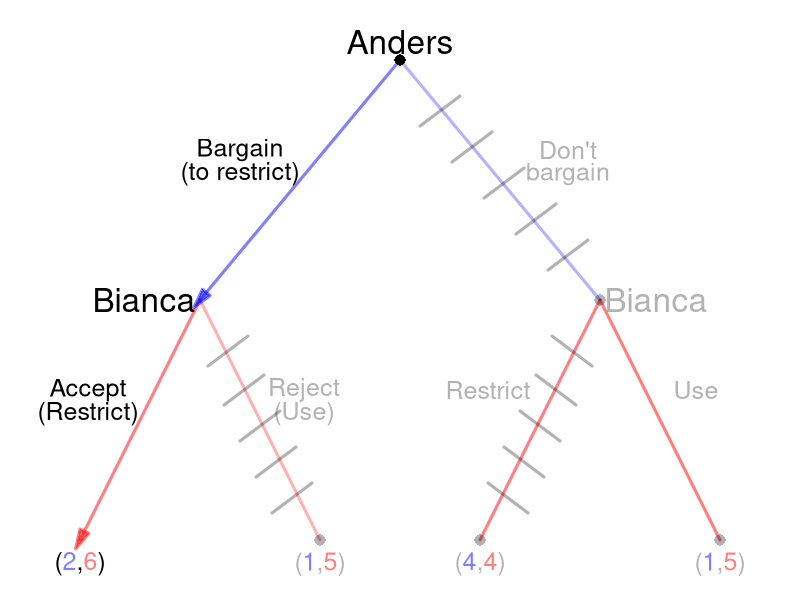

The R source for this figure:
require(shape)
pdf(file = "what_can_markets_do/sequential_coase_unrestricted_solved.pdf", width = 9, height = 7)

#Set parameters for graphics
axislabelsize <- 1.5
labelsize <- 2
actionlabelsize <- 1.5
graphlinewidth <- 3
segmentlinewidth <- 2
nodesize <- 1.5
fadelevel <- 0.3

COL <- c("#7fc97f", "#beaed4", "#fdc086", "#ffff99", "#386cb0", "#f0027f", "#bf5b17", "#666666")
COLA <- c("#99d8c9","#66c2a4","#41ae76", "#238b45", "#005824")
COLB <- c("#4eb3d3", "#2b8cbe", "#0868ac","#084081")

par(mar =  c(0, 0, 0, 0))

xlims <- c(0, 10)
ylims <- c(0, 10)

npts <- 501 
x <- seq(xlims[1], xlims[2], length.out = npts)
y <- seq(ylims[1], ylims[2], length.out = npts) 

plot(0, 0, xlim = xlims, ylim = ylims, type = "n",
     xlab = expression(paste("")),
     ylab = expression(paste("")), 
     xaxt = "n", 
     yaxt = "n", 
     cex.lab = axislabelsize, 
     bty = "n",
     xaxs="i", 
     yaxs="i")

ticksy <- seq(from = 0, to = ylims[2], by = 2)
ylabels <- seq(from = 0, to = ylims[2], by = 2)
ticksx <- seq(from = 0, to = xlims[2], by = 2)
xlabels <- seq(from = 0, to = xlims[2], by = 2)

#segments(5, 9, 2.5, 5, lty = 1, col = rgb(0, 0, 1, 0.5), lwd = graphlinewidth)
#Plant late
segments(5, 9, 7.5, 5, lty = 1, col = rgb(0, 0, 1, fadelevel), lwd = graphlinewidth)

#Branches for Bianca
#From Anders planting early
#Bianca plants early
Arrows(2.5, 5, 1, 1, col = rgb(1, 0, 0, 0.5), lty = 1, lwd = 3, arr.type = "triangle")
#segments(2.5, 5, 1, 1, lty = 1, col = rgb(1, 0, 0, 0.5), lwd = graphlinewidth)
#Bianca plants late
segments(2.5, 5, 4, 1, lty = 1, col = rgb(1, 0, 0, fadelevel), lwd = graphlinewidth)

#Branches for Anders
#Plant early
Arrows(5, 9, 2.5, 5, col = rgb(0, 0, 1, 0.5), lty = 1, lwd = 3, arr.type = "triangle")


#From Anders plants late
#Bianca plants early
segments(7.5, 5, 6, 1, lty = 1, col = rgb(1, 0, 0, 0.5), lwd = graphlinewidth)


#Bianca plants late
segments(7.5, 5, 9, 1, lty = 1, col = rgb(1, 0, 0, 0.5), lwd = graphlinewidth)

#Initial node
points(5, 9, pch = 16, col = "black", cex = nodesize)

#P1 Nodes
#points(2.5, 5, pch = 16, col = "black", cex = nodesize)
points(7.5, 5, pch = 16, col = rgb(0,0,0,fadelevel), cex = nodesize)

#P2 Terminal Nodes
#points(1, 1, pch = 16, col = "black", cex = nodesize)
points(4, 1, pch = 16, col = rgb(0,0,0,fadelevel), cex = nodesize)
points(6, 1, pch = 16, col = rgb(0,0,0,fadelevel), cex = nodesize)
points(9, 1, pch = 16, col = rgb(0,0,0,fadelevel), cex = nodesize)

text(5, 9.3, expression(paste("Anders")), cex = labelsize)
text(3, 7.5, expression(paste("Bargain")), cex = actionlabelsize)
text(3, 7.1, expression(paste("(to restrict)")), cex = actionlabelsize)
text(7.1, 7.5, expression(paste("Don't")), cex = actionlabelsize, col = rgb(0, 0, 0, fadelevel))
text(7.1, 7.1, expression(paste("bargain")), cex = actionlabelsize, col = rgb(0, 0, 0, fadelevel))


text(1.8, 5, expression(paste("Bianca")), cex = labelsize)
text(1.1, 3.5, expression(paste("Accept")), cex = actionlabelsize)
text(1.1, 3.1, expression(paste("(Restrict)")), cex = actionlabelsize)
#text(1.3, 3.1, expression(paste("early")), cex = actionlabelsize)
text(3.8, 3.5, expression(paste("Reject")), cex = actionlabelsize, col = rgb(0,0,0,fadelevel))
text(3.8, 3.1, expression(paste("(Use)")), cex = actionlabelsize, col = rgb(0,0,0,fadelevel))
#text(3.8, 3.1, expression(paste("late")), cex = actionlabelsize, col = rgb(0,0,0,fadelevel))


text(8.2, 5, expression(paste("Bianca")), cex = labelsize, col = rgb(0,0,0,fadelevel))
text(6.1, 3.5, expression(paste("Restrict")), cex = actionlabelsize, col = rgb(0,0,0,fadelevel))
#text(6.1, 3.1, expression(paste("early")), cex = actionlabelsize, col = rgb(0,0,0,fadelevel))
text(8.7, 3.5, expression(paste("Use")), cex = actionlabelsize, col = rgb(0,0,0,fadelevel))
#text(9.1, 3.1, expression(paste("unrestricted")), cex = actionlabelsize, col = rgb(0,0,0,fadelevel))

#Payoffs 
text(1, .6, expression("(" * phantom("2") * "," * phantom("6") * ")"), cex = actionlabelsize)
text(1, .6, expression(phantom("(") * "2" * phantom(",") * phantom("6") * phantom(")")), col = rgb(0, 0, 1, 0.5),  cex = actionlabelsize)
text(1, .6, expression(phantom("(") * phantom("2") * phantom(",") * "6" * phantom(")")), col = rgb(1, 0, 0, 0.5), cex = actionlabelsize)

text(4, .6, expression("(" * phantom("1") * "," * phantom("5") * ")"), col = rgb(0, 0, 0, fadelevel), cex = actionlabelsize)
text(4, .6, expression(phantom("(") * "1" * phantom(",") * phantom("5") * phantom(")")), col = rgb(0, 0, 1, 0.5 ,fadelevel),  cex = actionlabelsize)
text(4, .6, expression(phantom("(") * phantom("1") * phantom(",") * "5" * phantom(")")), col = rgb(1, 0, 0, 0.5 ,fadelevel), cex = actionlabelsize)

text(6, .6, expression("(" * phantom("4") * "," * phantom("4") * ")"), col = rgb(0, 0, 0, fadelevel), cex = actionlabelsize)
text(6, .6, expression(phantom("(") * "4" * phantom(",") * phantom("4") * phantom(")")), col = rgb(0, 0, 1, 0.5 ,fadelevel),  cex = actionlabelsize)
text(6, .6, expression(phantom("(") * phantom("4") * phantom(",") * "4" * phantom(")")), col = rgb(1, 0, 0, 0.5 ,fadelevel), cex = actionlabelsize)

text(9, .6, expression("(" * phantom("1") * "," * phantom("5") * ")"), col = rgb(0, 0, 0, fadelevel), cex = actionlabelsize)
text(9, .6, expression(phantom("(") * "1" * phantom(",") * phantom("5") * phantom(")")), col = rgb(0, 0, 1, 0.5 ,fadelevel),  cex = actionlabelsize)
text(9, .6, expression(phantom("(") * phantom("1") * phantom(",") * "5" * phantom(")")), col = rgb(1, 0, 0, 0.5 ,fadelevel), cex = actionlabelsize)

#Cutting branch plant late when A plants early
segments(2.6, 3.9, 3.1, 4.4, lty = 1, col = rgb(0,0,0,fadelevel), lwd = graphlinewidth)
segments(2.8, 3.25, 3.3, 3.75, lty = 1, col = rgb(0,0,0,fadelevel), lwd = graphlinewidth)
segments(3, 2.65, 3.5, 3.15, lty = 1, col = rgb(0,0,0,fadelevel), lwd = graphlinewidth)
segments(3.2, 2.05, 3.7, 2.55, lty = 1, col = rgb(0,0,0,fadelevel), lwd = graphlinewidth)
segments(3.4, 1.45, 3.9, 1.95, lty = 1, col = rgb(0,0,0,fadelevel), lwd = graphlinewidth)


#Cutting branch plant late when A plants
segments(7.4, 3.9, 6.9, 4.4, lty = 1, col = rgb(0,0,0,fadelevel), lwd = graphlinewidth)
segments(7.2, 3.25, 6.7, 3.75, lty = 1, col = rgb(0,0,0,fadelevel), lwd = graphlinewidth)
segments(7, 2.65, 6.5, 3.15, lty = 1, col = rgb(0,0,0,fadelevel), lwd = graphlinewidth)
segments(6.8, 2.05, 6.3, 2.55, lty = 1, col = rgb(0,0,0,fadelevel), lwd = graphlinewidth)
segments(6.6, 1.45, 6.1, 1.95, lty = 1, col = rgb(0,0,0,fadelevel), lwd = graphlinewidth)

#Cutting branch plant late for A given B's actions
segments(5.25, 7.9, 5.75, 8.4, lty = 1, col = rgb(0,0,0,fadelevel), lwd = graphlinewidth)
segments(5.65, 7.3, 6.15, 7.8, lty = 1, col = rgb(0,0,0,fadelevel), lwd = graphlinewidth)
segments(6.05, 6.7, 6.55, 7.2, lty = 1, col = rgb(0,0,0,fadelevel), lwd = graphlinewidth)
segments(6.45, 6.1, 6.95, 6.6, lty = 1, col = rgb(0,0,0,fadelevel), lwd = graphlinewidth)
segments(6.85, 5.5, 7.35, 6, lty = 1, col = rgb(0,0,0,fadelevel), lwd = graphlinewidth)


dev.off()
